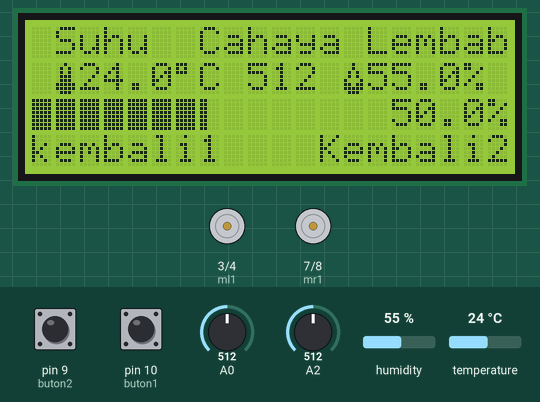
A sketch run on a simulated Arduino Uno, built with avr-gcc and run on an emulated ATmega328P. Shown: 20×4 character LCD, motor-driver pin pairs drawn as motors (green arrow = first pin HIGH = forward, orange = second pin HIGH = backward, longer = more drive, scaled by the enable pin). Inputs (shaded band) come from the test bench; at power-on: A0 = 512, pin 9 (buton2) HIGH, pin 10 (buton1) HIGH, A2 = 512, humidity 55 %, temperature 24 °C. WiFi joins after 1.5 s; servers stay silent unless stated.

Above: at 6.2 s.
6.3 s: A0 set to 910
At 7.7 s:
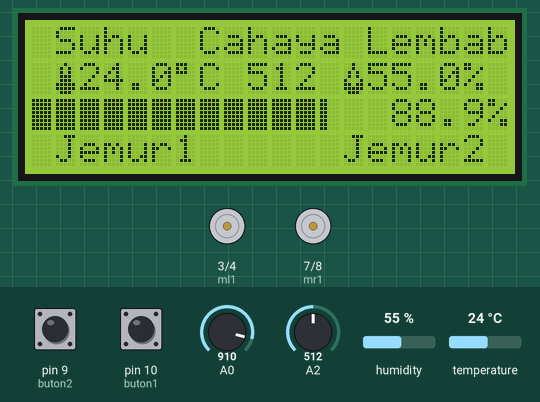
8.9 s: pin 9 (buton2) pulled LOW for 3.2 s
At 9.6 s:
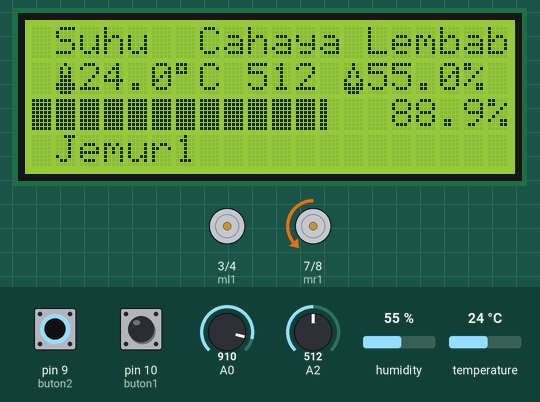
13.6 s: pin 10 (buton1) pulled LOW for 0.15 s
At 14.4 s:
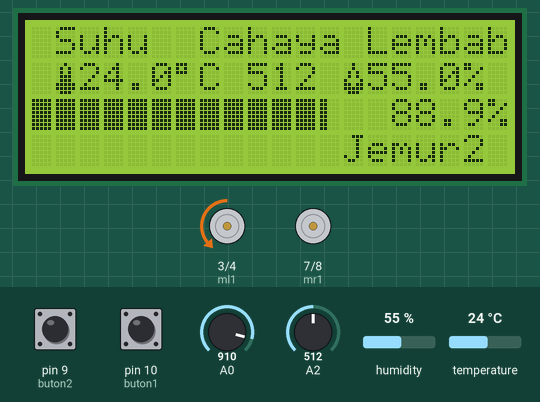
19.6 s: A2 set to 190
At 21.7 s:
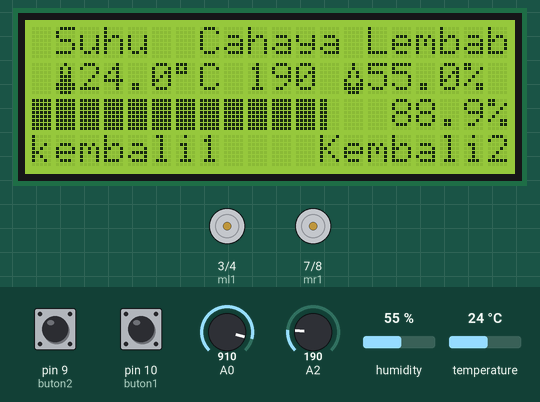
25.5 s: pin 10 (buton1) pulled LOW for 1 s
At 26.3 s:
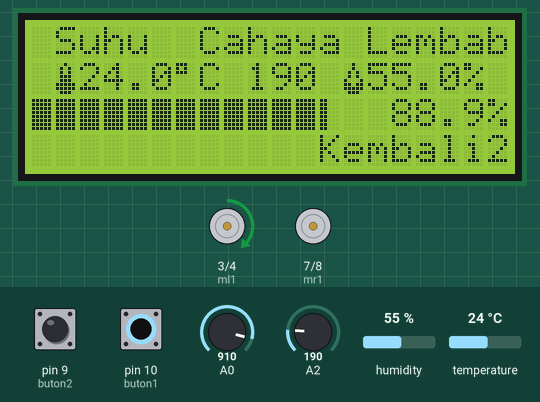
28.0 s: A0 set to 890
At 29.6 s:
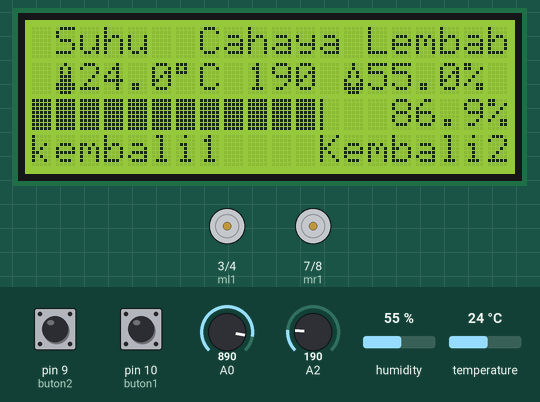
Timing chart, 0 to 31.1 s (numbered marks = the images above; inputs shaded):
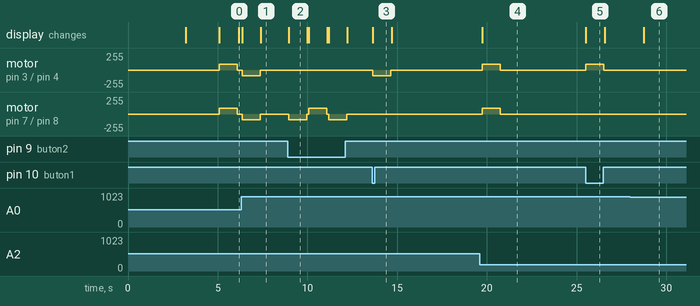

The sketch:

Arduino_esp01_jemuran_baju_otomatis.ino
```cpp
//Pemanggilan library
#include <Wire.h>
#include <LiquidCrystal_I2C.h>
#include <DHT.h>
#include <ESP8266_Lib.h>
#include <BlynkSimpleShieldEsp8266.h>
#define BATAS_SENSORLDR 200
#define BATAS_SENSORHUJAN 900
#define WAKTU_PUTARMOTOR 100
#define KECEPATAN_MOTOR 85

//sistem pengaturan varibel dan penentuan sistem kerja variabel
#define BLYNK_PRINT Serial
#define ESP8266_BAUD 9600
#define DHTPIN 2   //Pin yangdigunakan untuk sensor suhu
#define DHTTYPE DHT22   //Menentukan jenis sensor suhu DHT11,DHT22,DHT21
#define lenght 13.0   //Panjang bargrapig
ESP8266 wifi(&Serial);
DHT dht (DHTPIN, DHTTYPE);   //Inisialisasi sensor suhu

//Menentukan addres komunikasi I2C lcd dan jenis lcd
LiquidCrystal_I2C lcd (0x27, 20, 4);

//koneksi jaringan
char auth[] = "6a54f48a31c9422f89b53bcbb289f310";
char ssid[] = "Ozan";
char pass[] = "";

//Deklarasi pin dan penggunaan variable
int buton1 = 10;
int buton2 = 9;
const byte pwml = 5;
const byte pwmr = 6;
const byte ml1 = 3;
const byte ml2 = 4;
const byte mr1 = 7;
const byte mr2 = 8;
byte hold1 = 0; // tahan putara motor1 jemur
byte hold2 = 0; // tahan putara motor1 balik
byte Stop = 0; // setop putaran motor1
byte hold11 = 0; // tahan putara motor2 jemur
byte hold22 = 0; // tahan putara motor2 balik
byte Stop1 = 0; // setop putaran motor2
byte hold111 = 0; // tahan putara motor2 jemur
byte hold222 = 0; // tahan putara motor2 balik
byte Stop11 = 0; // setop putaran motor2
int kondisi1;
int kondisi2;
int nilaitombolVirtual1;
int nilaitombolVirtual2;
double percent = 100.0;
unsigned char b;
unsigned int peace;
unsigned long sensor_hujan;
unsigned long sensor_ldr;
unsigned long sensor_suhu;
unsigned long manual1;
unsigned long manual2;

//Gambar bargrapig
byte p1[8] = {
  0x10, 0x10, 0x10, 0x10, 0x10, 0x10, 0x10, 0x10
  };
byte p2[8] = {
  0x18, 0x18, 0x18, 0x18, 0x18, 0x18, 0x18, 0x18
  };
byte p3[8] = {
  0x1C, 0x1C, 0x1C, 0x1C, 0x1C, 0x1C, 0x1C, 0x1C
  };
byte p4[8] = {
  0x1E, 0x1E, 0x1E, 0x1E, 0x1E, 0x1E, 0x1E, 0x1E
  };
byte p5[8] = {
  0x1F, 0x1F, 0x1F, 0x1F, 0x1F, 0x1F, 0x1F, 0x1F
  };

//Gambar icon termometer
byte termometer[8] = {
  B00100, B01010, B01010, B01110, B01110, B11111, B11111, B01110
};
//Gambar icon kelembabpan
byte kelembabpan[8] = {
  B00100, B00100, B01010, B01010, B10001, B11011, B11111, B01110
};

void jemur1();
void kembali1();
void berhenti1();
void jemur2();
void kembali2();
void berhenti2();
void jemur22();
void kembali22();
void berhenti22();

void setup() {
  lcd.begin(); //Inisialisasi lcd
  dht.begin();
  pinMode (buton1, INPUT_PULLUP);
  pinMode (buton2, INPUT_PULLUP);
  pinMode (pwml, OUTPUT);
  pinMode (pwmr, OUTPUT);
  pinMode (ml1, OUTPUT);
  pinMode (ml2, OUTPUT);
  pinMode (mr1, OUTPUT);
  pinMode (mr2, OUTPUT);
  lcd.createChar (1, termometer);
  lcd.createChar (2, kelembabpan);
  lcd.createChar (3, p1);
  lcd.createChar (4, p2);
  lcd.createChar (5, p3);
  lcd.createChar (6, p4);
  lcd.createChar (7, p5);
  lcd.setCursor (0, 0);
  lcd.print ("NAMA :              ");
  lcd.setCursor (0, 1);
  lcd.print ("NPM  :              ");
  lcd.setCursor (0, 2);
  lcd.print ("       Info 1       ");
  lcd.setCursor (0, 3);
  lcd.print ("       Info 2       ");
  delay (3000);
  lcd.clear();
  lcd.setCursor (0, 0);
  lcd.print ("connecting..........");
  // Set ESP8266 baud rate
  Serial.begin(ESP8266_BAUD);
  delay(10);

  Blynk.begin(auth, wifi, ssid, pass);
  lcd.setCursor (0, 0);
  lcd.print ("connected...........");
  sensor_suhu = millis();
  sensor_ldr = millis();
  lcd.createChar (1, termometer);
  lcd.createChar (2, kelembabpan);
  lcd.clear();
  sensor_suhu = millis();
  sensor_hujan = millis();
  sensor_ldr = millis();
  manual1 = millis();
  manual2 = millis();
}

void loop() {
  // put your main code here, to run repeatedly:
  Blynk.run();
  float h = dht.readHumidity();
  float t = dht.readTemperature();
  if (isnan(h) || isnan(t)) {
    Serial.println("Failed to read from DHT sensor!");
    return;
  }
  if ((millis() - sensor_suhu) >= 1000) {
    lcd.setCursor (1, 1); lcd.write (1);
    lcd.setCursor (2, 1); lcd.print (t,1); lcd.print ((char)223); lcd.print ("C");
    lcd.setCursor (13, 1); lcd.write (2);
    lcd.setCursor (14, 1); lcd.print (h,1); lcd.print ("%");
  Blynk.virtualWrite(V1, h);
  Blynk.virtualWrite(V0, t);
    sensor_suhu = millis();
  }

  unsigned int data_sensor_hujan1 = analogRead(A0);
  percent = data_sensor_hujan1/1024.0*100.0;
  if ((millis() - sensor_hujan) >= 1000) {
    lcd.setCursor (15, 2); lcd.print(percent,1); lcd.print("%");
  Blynk.virtualWrite(V5, percent);
    lcd.setCursor (0, 2);
    double a = lenght/100*percent;
    if (a >= 1) {
      for (int i = 0; i < a; i++) {
        lcd.write(7);
        b = i;
        }
       a = a-b;
      }
      peace = a*5;
      switch (peace) {
        case 0: break;
        case 1: lcd.print((char)3); break;
        case 2: lcd.write(4); break;
        case 3: lcd.write(5); break;
        case 4: lcd.write(6); break;
           }
       for (int i = 0; i < (lenght-b); i++) {
           lcd.print (" ");
       }
     sensor_hujan = millis();
  }

  int data_sensor_ldr = analogRead(A2);
  if ((millis() - sensor_ldr) >= 1000) {
    lcd.setCursor (0, 0); lcd.print (" Suhu  Cahaya Lembab");
    lcd.setCursor (9, 1); lcd.print (data_sensor_ldr); lcd.print(" ");
  Blynk.virtualWrite(V2, data_sensor_ldr);
    sensor_suhu = millis();
  }

  if (!digitalRead(buton1)) {
    kondisi1++;
  }
  if (kondisi1 == 1) {
    lcd.setCursor(0,3);
    lcd.print("             Jemur2 ");
    if (hold1 == 0) {
      jemur1();
    }
    if (Stop == 1) {

    }
  }
  if ( kondisi1 == 2) {
    lcd.setCursor(0,3);
    lcd.print("            Kembali2");
    if (hold2 == 0) {
      kembali1();
    }
    if (Stop == 1) {

    }
    kondisi1 = 0;
  }

  if (!digitalRead(buton2)) {
    kondisi2++;
  }
  if (kondisi2 == 1) {
    lcd.setCursor(0,3);
    lcd.print(" Jemur1             ");
    if (hold11 == 0) {
      jemur2();
    }
    if (Stop1 == 1) {

    }
  }
  if ( kondisi2 == 2) {
    lcd.setCursor(0,3);
    lcd.print("kembali1            ");
    if (hold22 == 0) {
      kembali2();
    }
    if (Stop1 == 1) {

    }
    kondisi2 = 0;
  }

  if (data_sensor_ldr >= BATAS_SENSORLDR && data_sensor_hujan1 >= BATAS_SENSORHUJAN ) {
    lcd.setCursor(0,3);
    lcd.print(" Jemur1      Jemur2 ");
    if (hold111 == 0) {
      jemur22();
    }
    if (Stop11 == 1) {

    }
  }
  if (data_sensor_ldr <= BATAS_SENSORLDR || data_sensor_hujan1 <= BATAS_SENSORHUJAN ) {
    lcd.setCursor(0,3);
    lcd.print("kembali1    Kembali2");
    if (hold222 == 0) {
      kembali22();
    }
    if (Stop11 == 1) {

    }
  }
}

BLYNK_WRITE (3) {
  int nilaitombolVirtual1 = param.asInt();
  if (nilaitombolVirtual1 == 1) {
    kondisi1++;
  }
  if (kondisi1 == 1) {
    lcd.setCursor(0,3);
    lcd.print("             Jemur2 ");
         if (hold1 == 0) {
          jemur1();
          }
         if (Stop == 1) {

          }
  }
  if ( kondisi1 == 2) {
    lcd.setCursor(0,3);
    lcd.print("            Kembali2");
         if (hold2 == 0) {
          kembali1();
          }
         if (Stop == 1) {

          }
       kondisi1 = 0;
  }
}


BLYNK_WRITE(4) {
  int nilaitombolVirtual2 = param.asInt();
  if (nilaitombolVirtual2 == 1) {
    kondisi2++;
  }
  if (kondisi2 == 1) {
    lcd.setCursor(0,3);
    lcd.print(" Jemur1             ");
        if (hold11 == 0) {
            jemur2();
            }
        if (Stop1 == 1) {

           }
         }
  if ( kondisi2 == 2) {
    lcd.setCursor(0,3);
    lcd.print("kembali1            ");
        if (hold22 == 0) {
            kembali2();
            }
        if (Stop1 == 1) {

            }
        kondisi2 = 0;
       }
}

void jemur1() {
  Stop = 0;
  for (int gerak = 0; gerak < WAKTU_PUTARMOTOR; gerak++) {
    analogWrite (pwml, KECEPATAN_MOTOR);
    digitalWrite (ml1, LOW);
    digitalWrite (ml2, HIGH);
    delay(10);
    if (gerak == WAKTU_PUTARMOTOR - 1) {
      hold1 = 1;
      hold2 = 0;
      berhenti1();
    }
  }
}

void kembali1() {
  Stop = 0;
  for (int gerak = 0; gerak < WAKTU_PUTARMOTOR; gerak++) {
    analogWrite (pwml, KECEPATAN_MOTOR);
    digitalWrite (ml1, HIGH);
    digitalWrite (ml2, LOW);
    delay(10);
    if (gerak == WAKTU_PUTARMOTOR - 1) {
      hold1 = 0;
      hold2 = 1;
      berhenti1();
    }
  }
}

void berhenti1() {
  analogWrite (pwml, 0);
  digitalWrite (ml1, LOW);
  digitalWrite (ml2, HIGH);
  Stop = 1;
  delay(10);
}
void jemur2() {
  Stop1 = 0;
  for (int gerak1 = 0; gerak1 < WAKTU_PUTARMOTOR; gerak1++) {
    analogWrite (pwmr, KECEPATAN_MOTOR);
    digitalWrite (mr1, LOW);
    digitalWrite (mr2, HIGH);
    delay(10);
    if (gerak1 == WAKTU_PUTARMOTOR - 1) {
      hold11 = 1;
      hold22 = 0;
      berhenti2();
    }
  }
}

void kembali2() {
  Stop1 = 0;
  for (int gerak1 = 0; gerak1 < WAKTU_PUTARMOTOR; gerak1++) {
    analogWrite (pwmr, KECEPATAN_MOTOR);
    digitalWrite (mr1, HIGH);
    digitalWrite (mr2, LOW);
    delay(10);
    if (gerak1 == WAKTU_PUTARMOTOR - 1) {
      hold11 = 0;
      hold22 = 1;
      berhenti2();
    }
  }
}

void berhenti2() {
  analogWrite (pwmr, 0);
  digitalWrite (mr1, LOW);
  digitalWrite (mr2, HIGH);
  Stop1 = 1;
  delay(10);
}


void jemur22() {
  Stop11 = 0;
  for (int gerak11 = 0; gerak11 < WAKTU_PUTARMOTOR; gerak11++) {
    analogWrite (pwmr, KECEPATAN_MOTOR);
    digitalWrite (mr1, LOW);
    digitalWrite (mr2, HIGH);
    analogWrite (pwml, KECEPATAN_MOTOR);
    digitalWrite (ml1, LOW);
    digitalWrite (ml2, HIGH);
    delay(10);
    if (gerak11 == WAKTU_PUTARMOTOR - 1) {
      hold111 = 1;
      hold222 = 0;
      berhenti22();
    }
  }
}

void kembali22() {
  Stop11 = 0;
  for (int gerak11 = 0; gerak11 < WAKTU_PUTARMOTOR; gerak11++) {
    analogWrite (pwmr, KECEPATAN_MOTOR);
    digitalWrite (mr1, HIGH);
    digitalWrite (mr2, LOW);
    analogWrite (pwml, KECEPATAN_MOTOR);
    digitalWrite (ml1, HIGH);
    digitalWrite (ml2, LOW);
    delay(10);
    if (gerak11 == WAKTU_PUTARMOTOR - 1) {
      hold111 = 0;
      hold222 = 1;
      berhenti22();
    }
  }
}

void berhenti22() {
  analogWrite (pwmr, 0);
  digitalWrite (mr1, LOW);
  digitalWrite (mr2, HIGH);
  analogWrite (pwml, 0);
  digitalWrite (ml1, LOW);
  digitalWrite (ml2, HIGH);
  Stop11 = 1;
  delay(10);
}
```

Measured:
- after the input at 6.3 s, motor on pin 3 (ml1) / pin 4 (ml2), motor on pin 7 (mr1) / pin 8 (mr2): stopped → backward 85/255 after 0.06 s, → stopped 1.0 s later; the display: first changes after 0.06 s (image 1 shows a later state)
- after the input at 8.9 s, motor on pin 7 (mr1) / pin 8 (mr2): stopped → backward 85/255 after 0.06 s, → stopped 1.0 s later, → forward 85/255 0.12 s later, → stopped 1.0 s later, … (6 changes in this stretch); the display: changes after 0.06 s (image 2)
- after the input at 13.6 s, motor on pin 3 (ml1) / pin 4 (ml2): stopped → backward 85/255 after 0.05 s, → stopped 1.0 s later; the display: changes after 0.05 s (image 3)
- after the input at 19.6 s, motor on pin 3 (ml1) / pin 4 (ml2), motor on pin 7 (mr1) / pin 8 (mr2): stopped → forward 85/255 after 0.15 s, → stopped 1.0 s later; the display: changes after 0.15 s (image 4)
- after the input at 25.5 s, motor on pin 3 (ml1) / pin 4 (ml2): stopped → forward 85/255 at once, → stopped 1.0 s later; the display: changes at once (image 5)
- after the input at 28.0 s, the display: changes after 0.73 s (image 6)
- what the display in image 2 shows lasts 1.0 s, from 9.0 s to 10.0 s
